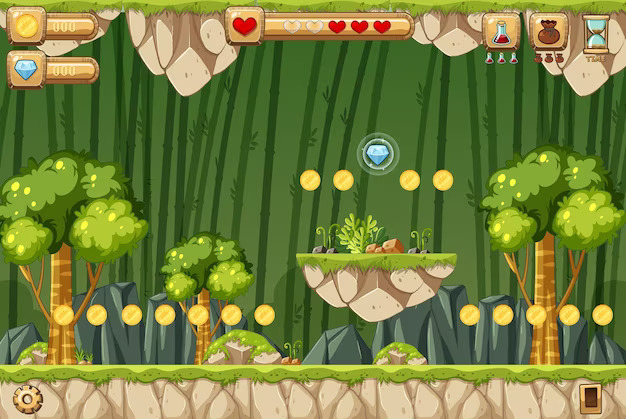
#> input picture image/game2.jpg, 626 x 419 px, found by its file name
$ python oop2.py
#> lines starting #> are read from the running program, lines starting #| are printed output that depends on the picture; after the words box and inside, x2 and y2 are one past the last pixel; in counts of white or black regions, pixels touching at a corner belong together
import cv2 as cv
import numpy as np

class findpic:
    def __init__(self, main_img, temp_img):
#> called with main_img = 'image/game2.jpg', temp_img = 'image/coin.jpg'
        self.mainimg = cv.imread(main_img,cv.IMREAD_ANYCOLOR)
#> self.mainimg is the input picture: shape (419, 626, 3); mean B, G, R 63, 129.5, 117.4
        self.tempimg = cv.imread(temp_img,cv.IMREAD_ANYCOLOR)
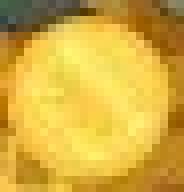
#> input picture image/coin.jpg, 23 x 24 px, found by its file name (shown 8 times larger)
#> self.tempimg is the input picture: shape (24, 23, 3); mean B, G, R 64.4, 174.8, 213.6

    def find(self):
        result = cv.matchTemplate(self.mainimg,self.tempimg,cv.TM_CCOEFF_NORMED)
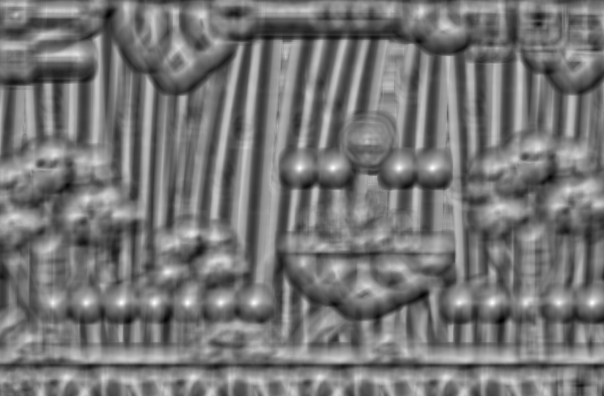
#> result: shape (396, 604) float32; min -0.68, max 0.811, mean 0.00978; drawn with min black and max white
        min,max,minloc,maxloc = cv.minMaxLoc(result)
#> min = -0.68; max = 0.811; minloc = (500, 321); maxloc = (592, 302)

        acc = 0.7

        location = np.where(result >= acc)
#> location = 91 positions, rows 166 to 303, columns 52 to 593
        location = list(zip(*location[::-1]))
#> location = 91 pairs, first value 52 to 593, second value 166 to 303
        # print(type(location))
        # print(location)
        if location:
            height = self.tempimg.shape[0]
#> height = 24
            width = self.tempimg.shape[1]
#> width = 23
            # print(height)
            # print(width)
            rectangle = []

            for l in location:
                rect = [int(l[0]),int(l[1]),width,height]
                rectangle.append(rect)
                rectangle.append(rect)
#> this loop made 91 passes
#> rect on passes 1 to 12: [299, 166, 23, 24], [399, 166, 23, 24], [432, 166, 23, 24], [298, 167, 23, 24], [299, 167, 23, 24], [300, 167, 23, 24], [332, 167, 23, 24], [333, 167, 23, 24], [334, 167, 23, 24], [398, 167, 23, 24], [399, 167, 23, 24], [400, 167, 23, 24]
#> after the loop, rectangle = 182 items, first 6: [299, 166, 23, 24], [299, 166, 23, 24], [399, 166, 23, 24], [399, 166, 23, 24], [432, 166, 23, 24], [432, 166, 23, 24]
            print(rectangle)
#> (printed output is left out)

            rex,weights = cv.groupRectangles(rectangle,groupThreshold=1,eps=0.5)
#> rex = 16 rows, first 6: [299, 168, 23, 24], [399, 167, 23, 24], [432, 167, 23, 24], [333, 167, 23, 24], [167, 272, 23, 24], [121, 302, 23, 24]; weights = [16, 14, 14, 10, 2, 16, 16, 16, 12, 18, 16, 6, 8, 8, 4, 6]
            exit

            if len(rex):
                for (x,y,w,h) in rex :
                    print(x,y,w,h)
                    topleft = (x,y)
                    bottomright = (x+w,y+h)
                    cv.rectangle(self.mainimg,topleft,bottomright,color=(255,0,255),thickness=2, lineType=cv.LINE_AA)
#> this loop made 16 passes
#> (x, y, bottomright) on passes 1 to 12: (299, 168, (322, 192)), (399, 167, (422, 191)), (432, 167, (455, 191)), (333, 167, (356, 191)), (167, 272, (190, 296)), (121, 302, (144, 326)), (154, 302, (177, 326)), (187, 302, (210, 326)), (254, 302, (277, 326)), (492, 302, (515, 326)), (592, 302, (615, 326)), (52, 303, (75, 327))
#| 299 168 23 24
#| 399 167 23 24
#| 432 167 23 24
#| 333 167 23 24
#| 167 272 23 24
#| 121 302 23 24
#| 154 302 23 24
#| 187 302 23 24
#> (further printed lines are left out)
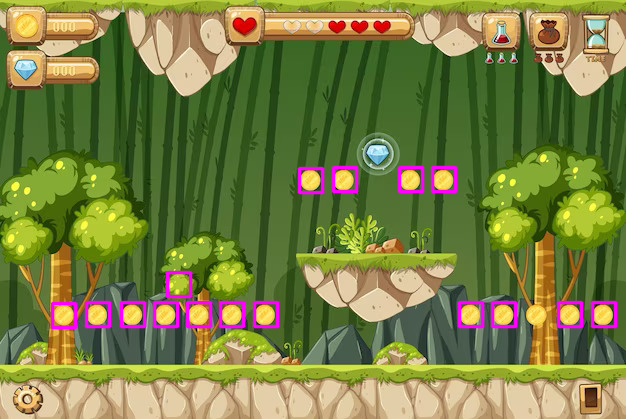
#> self.mainimg: shape (419, 626, 3); 2.82% of pixels changed, all inside (x1, y1, x2, y2) = (50, 165, 618, 330)


            cv.imshow('result',self.mainimg)
            cv.waitKey(0)
            cv.destroyAllWindows()
            exit

find = findpic('image/game2.jpg','image/coin.jpg')
find.find()
